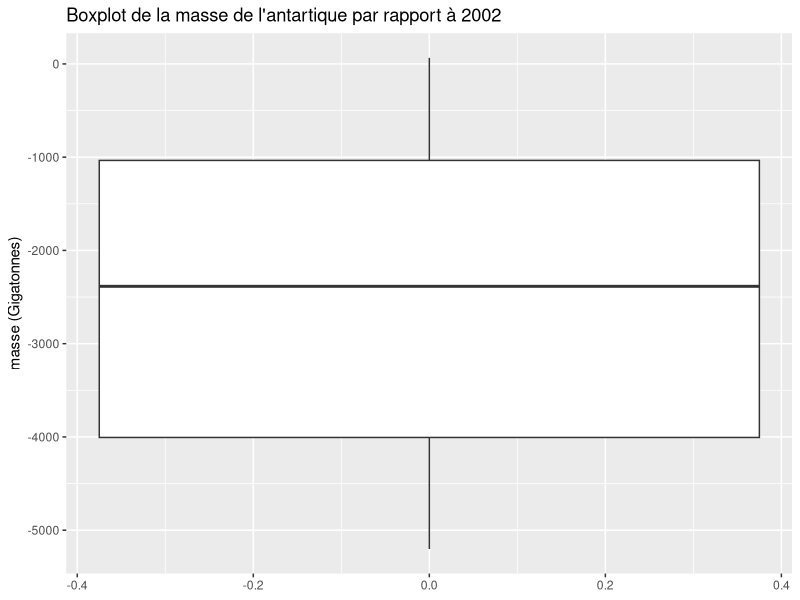

Write R code to recreate this figure. (Note: this script raises an error after producing the figure.)
############################################################
#                                                          #
#       Variable importante : Greenland_mass               #
#                                                          #
############################################################


# Librairie 

library("tidyverse")
library("ggplot2")

# chargement des données

GM = read.table(file = 'datasets_nasa/greenland_mass.txt', header = FALSE, skip = 31)
header = c('TIME', 'Greenland_mass', 'Greenland_mass_1sigma_uncertainty')
colnames(GM) = header
head(GM)

# Statistiques descriptives de 

# boxplot des deux variables

ggplot(GM) +
  geom_boxplot(
    aes(y = Greenland_mass)
  )+ labs(title="Boxplot de la masse de l'antartique par rapport à 2002",y="masse (Gigatonnes)")

ggplot(GM) +


# Suppression des outlayers Greenland_mass2

GM_2 = GM[which(GM$Greenland_mass_1sigma_uncertainty<20),]

ggplot(GM_2) +
  geom_boxplot(
    aes(y = Greenland_mass_1sigma_uncertainty)
  )+ labs(title="Boxplot Greenland_mass2",y="masse (Gigatonnes)")

# plot des données + droite de régression

# Greenland_mass

model1 = lm(GM$Greenland_mass~GM$TIME)
sumModel1 = summary(model1)
sumModel1

ggplot(data = GM)  +
  geom_point(aes(x = TIME, y = Greenland_mass))+
  geom_abline(intercept = sumModel1$coefficients[1],
              slope = sumModel1$coefficients[2], color="red")+
  labs(title = "Prédiction de la variable Greenland_mass",
       x = "Années", y="Différence de Masse entre 2002 et la date actuel")

#Greenland_mass2

model2 = lm(GM_2$Greenland_mass_1sigma_uncertainty~GM_2$TIME)
sumModel2 = summary(model2)
sumModel2

ggplot(data = GM_2)  +
  geom_point(aes(x = TIME, y = Greenland_mass_1sigma_uncertainty))+
  geom_abline(intercept = sumModel2$coefficients[1],
              slope = sumModel2$coefficients[2], color="red")+
  labs(title = "Prédiction de la variable Greenland_mass_1sigma_uncertainty",
       x = "Années", "Diférence de Masse entre 2002 et la date actuel")

